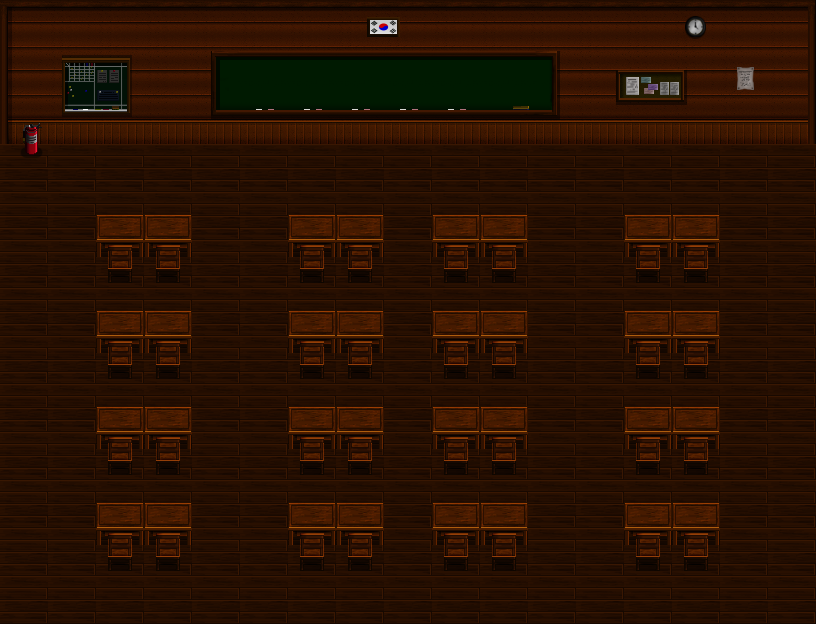

A 2D game scene composited from a Tiled map and its tileset images. What follows is a short description and the map's XML, with every tile layer's data as written:
An orthogonal 17x13 tile map with 48x48 px tiles, 2 tile layers (Tile Layer 1, object), 2 tilesets and 23 objects.

<map version="1.10" tiledversion="1.10.1" orientation="orthogonal" renderorder="right-down" width="17" height="13" tilewidth="48" tileheight="48" infinite="0" nextlayerid="4" nextobjectid="68">
 <tileset firstgid="143" source="TileSet/School_A5.tsx" />
 <tileset firstgid="271" source="TileSet/School_B.tsx" />
 <layer id="1" name="Tile Layer 1" width="17" height="13">
  <data encoding="csv">
151,152,152,152,152,152,152,152,152,152,152,152,152,152,152,152,153,
159,160,160,160,160,160,160,160,160,160,160,160,160,160,160,160,161,
167,168,168,168,168,168,168,168,168,168,168,168,168,168,168,168,169,
143,143,143,143,143,143,143,143,143,143,143,143,143,143,143,143,143,
143,143,143,143,143,143,143,143,143,143,143,143,143,143,143,143,143,
143,143,143,143,143,143,143,143,143,143,143,143,143,143,143,143,143,
143,143,143,143,143,143,143,143,143,143,143,143,143,143,143,143,143,
143,143,143,143,143,143,143,143,143,143,143,143,143,143,143,143,143,
143,143,143,143,143,143,143,143,143,143,143,143,143,143,143,143,143,
143,143,143,143,143,143,143,143,143,143,143,143,143,143,143,143,143,
143,143,143,143,143,143,143,143,143,143,143,143,143,143,143,143,143,
143,143,143,143,143,143,143,143,143,143,143,143,143,143,143,143,143,
143,143,143,143,143,143,143,143,143,143,143,143,143,143,143,143,143
</data>
 </layer>
 <layer id="2" name="object" width="17" height="13">
  <data encoding="csv">
0,0,0,0,0,0,0,370,371,0,0,0,0,0,309,0,0,
0,328,329,0,337,338,338,338,338,338,338,340,325,326,327,323,0,
369,344,345,0,353,354,354,354,354,354,355,356,341,342,343,0,0,
385,0,0,0,0,0,0,0,0,0,0,0,0,0,0,0,0,
0,0,306,306,0,0,306,306,0,306,306,0,0,306,306,0,0,
0,0,322,322,0,0,322,322,0,322,322,0,0,322,322,0,0,
0,0,306,306,0,0,306,306,0,306,306,0,0,306,306,0,0,
0,0,322,322,0,0,322,322,0,322,322,0,0,322,322,0,0,
0,0,306,306,0,0,306,306,0,306,306,0,0,306,306,0,0,
0,0,322,322,0,0,322,322,0,322,322,0,0,322,322,0,0,
0,0,306,306,0,0,306,306,0,306,306,0,0,306,306,0,0,
0,0,322,322,0,0,322,322,0,322,322,0,0,322,322,0,0,
0,0,0,0,0,0,0,0,0,0,0,0,0,0,0,0,0
</data>
 </layer>
 <objectgroup id="3" name="Object Layer 1">
  <object id="4" x="0" y="0" width="1" height="625" />
  <object id="6" x="815" y="0" width="1" height="625" />
  <object id="7" x="0" y="0" width="815" height="1" />
  <object id="9" x="0" y="625" width="815" height="1" />
  <object id="28" x="432.5" y="310" width="95" height="70" />
  <object id="29" x="624" y="310" width="95" height="70" />
  <object id="30" x="96" y="310" width="95" height="70" />
  <object id="31" x="287.5" y="310" width="95" height="70" />
  <object id="32" x="432.5" y="215" width="95" height="70" />
  <object id="33" x="624" y="215" width="95" height="70" />
  <object id="34" x="96" y="215" width="95" height="70" />
  <object id="35" x="287.5" y="215" width="95" height="70" />
  <object id="52" x="432.5" y="500" width="95" height="70" />
  <object id="53" x="624" y="500" width="95" height="70" />
  <object id="54" x="96" y="500" width="95" height="70" />
  <object id="55" x="287.5" y="500" width="95" height="70" />
  <object id="56" x="432.5" y="405" width="95" height="70" />
  <object id="57" x="624" y="405" width="95" height="70" />
  <object id="58" x="96" y="405" width="95" height="70" />
  <object id="59" x="287.5" y="405" width="95" height="70" />
  <object id="63" x="2" y="2" width="813" height="140" />
  <object id="65" x="24" y="144" width="16" height="15" />
  <object id="67" x="982.567" y="573.825" />
 </objectgroup>
</map>
